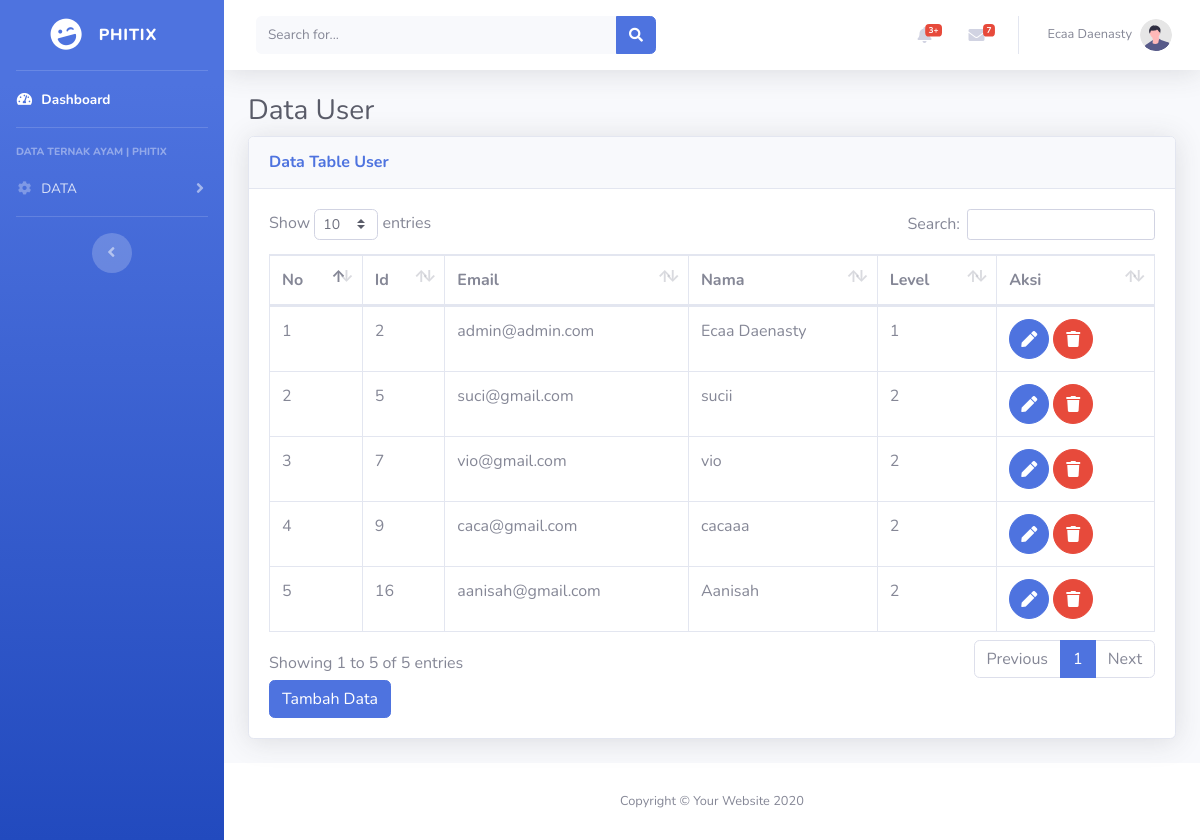
The app's page /tables.php (signed in), older data.
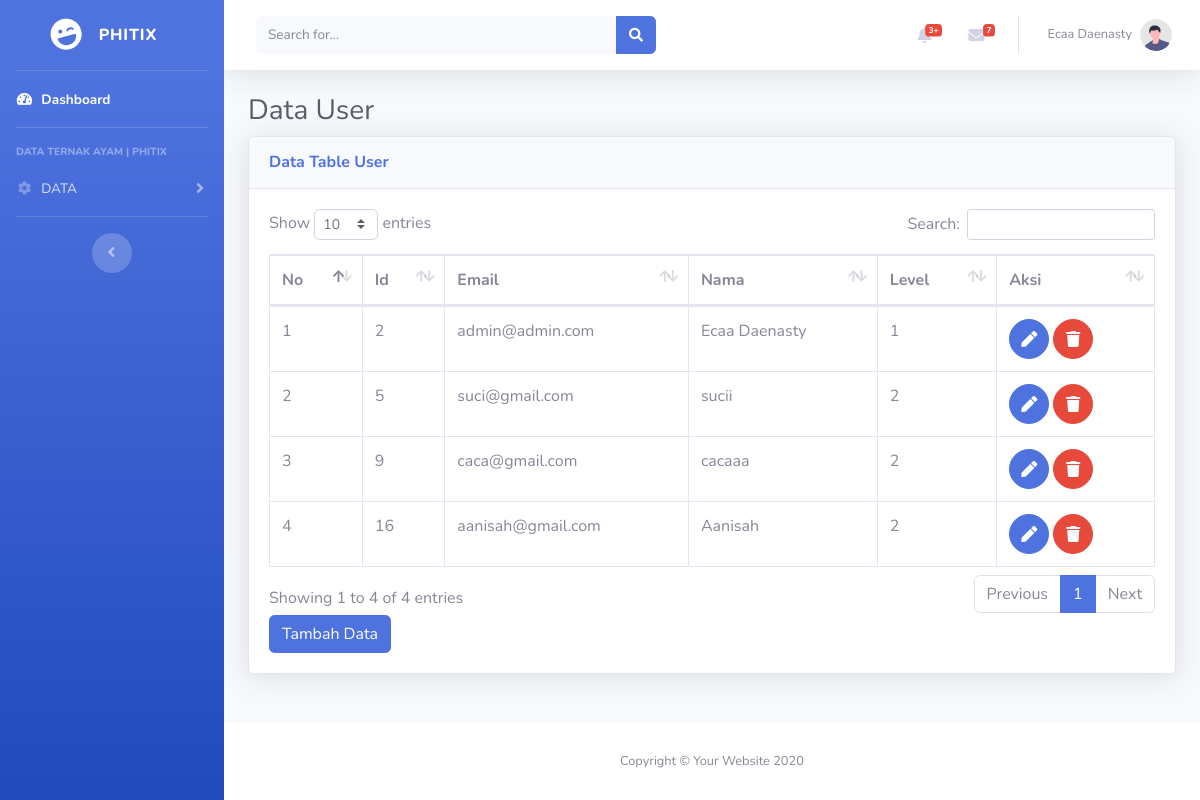
The same page, newer data.
### tables this page shows
CREATE TABLE `user_detail` (
  `id` int(11) NOT NULL,
  `user_email` varchar(50) NOT NULL,
  `user_password` varchar(50) NOT NULL,
  `user_fullname` varchar(50) NOT NULL,
  `level` tinyint(2) NOT NULL
);

### tables.php (the view, shortened to what the changed rows need)
<?php
require("koneksi.php");
$sesLvl = $_SESSION['level'];
?>
<!DOCTYPE html>
<html lang="en">
<head>
    <link href="vendor/fontawesome-free/css/all.min.css" rel="stylesheet" type="text/css">
    <link href="css/sb-admin-2.min.css" rel="stylesheet">
    <link href="vendor/datatables/dataTables.bootstrap4.min.css" rel="stylesheet">
</head>
<body id="page-top">
    <div id="wrapper">
        <div id="content-wrapper" class="d-flex flex-column">
            <div id="content">
                <div class="container-fluid">
                    <h1 class="h3 mb-2 text-gray-800">Data User</h1>
                    <div class="card shadow mb-4">
                        <div class="card-body">
                            <div class="table-responsive">
                                <table class="table table-bordered" id="dataTable" width="100%" cellspacing="0">
                                    <thead>
                                        <tr>
                                            <th>No</th>
                                            <th>Id</th>
                                            <th>Email</th>
                                            <th>Nama</th>
                                            <th>Level</th>
                                            <th>Aksi</th>
                                        </tr>
                                    </thead>
                                    <tbody>
                                        <?php
                                            $query = "SELECT * FROM user_detail";
                                            $result = mysqli_query($koneksi, $query);
                                            $no = 1;
                                            if ($sesLvl == 1) {
                                                $dis = "";
                                            }else{
                                                $dis = "disabled";
                                            }
                                            while ($row = mysqli_fetch_array($result)){
                                                $userId = $row['id'];
                                                $userMail = $row['user_email'];
                                                $userName = $row['user_fullname'];
                                                $userLevel = $row['level'];
                                        ?>
                                        <tr>
                                            <td><?php echo $no; ?></td>
                                            <td><?php echo $userId; ?></td>
                                            <td><?php echo $userMail; ?></td>
                                            <td><?php echo $userName; ?></td>
                                            <td><?php echo $userLevel; ?></td>
                                            <td>
                                            <a href="edit.php?id= <?php echo $row['id']; ?>" class="btn btn-primary btn-circle <?php echo $dis; ?>"><i class="fas fa-pen"></i></a>
                                            <a href="#" class="btn btn-danger btn-circle <?php echo $dis;?>" onClick="confirmModal('hapus.php?&id=<?php echo $row['id']; ?>');"><i class="fas fa-trash"></i></a>
                                            </td>
                                        </tr>
                                        <?php
                                            $no++;
                                            }
                                        ?>
                                    </tbody>
                                </table>
                                <td width="160">
                                <a href="insert_tables.php" name="insert_data" class="btn btn-primary">Tambah Data</a>
</td>
                            </div>
                        </div>
                    </div>
                </div>
            </div>
        </div>
    </div>
</body>
</html>

Row changes from the older to the newer data that the page shows:
removed user_detail: id "7", user_email "vio@gmail.com", user_fullname "vio", level "2"
Text that changed along with them:
text written by a page script: "Show entries Search: Showing 1 to 5 of 5 entries Previous 1 Next" → "Show entries Search: Showing 1 to 4 of 4 entries Previous 1 Next"
